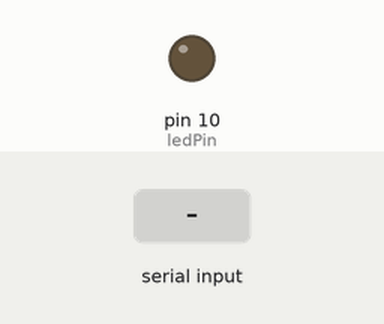
Bench run of a sketch on a simulated Arduino Uno, built with avr-gcc and run on an emulated ATmega328P. Shown: output pins drawn as LEDs (lit = HIGH). The inputs (shaded band) are chosen by the test bench.

Above: at 1.2 s.
1.3 s: "1" received over Serial
At 2.6 s:
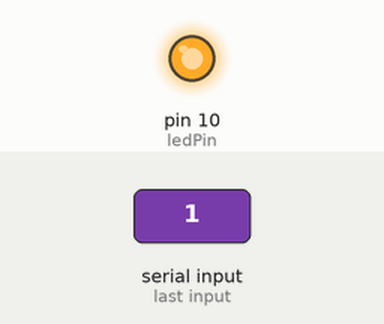
2.9 s: "2" received over Serial
At 4.0 s:
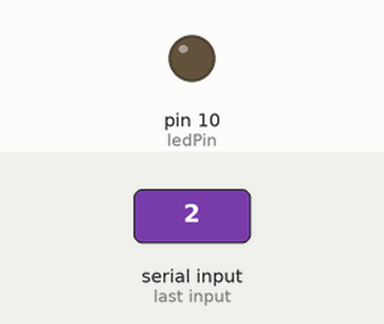
Timing chart, 0 to 5.9 s (numbered marks = the images above; inputs shaded):
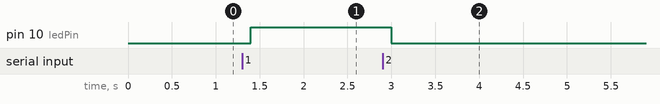

Measured:
- after the input at 1.3 s, pin 10 (ledPin): LOW → HIGH after 0.10 s
- after the input at 2.9 s, pin 10 (ledPin): HIGH → LOW after 0.10 s

The sketch:

ArduinoBluetoothLEDcontrol.ino
```cpp
/*
Project: Bluetooth LED control
Function: We are going to control red LED attached to the digital pin 10 of Arduino Uno via Blueatooth
          through the Android App (made with MIT APP inventor 2)
Credits: ACOPTEX.COM http://acoptex.com
 */

int ledPin = 10;//red LED attached to Arduino pin 10
int state;

void setup() {
  Serial.begin(9600);   // initialize serial communication at 9600 bps
  pinMode(ledPin, OUTPUT); // set the LED digital pin as an Output.

}

void loop() {

  if(Serial.available() > 0){
      state = Serial.read();}

  if (state == '1') {
      digitalWrite(ledPin, HIGH);}   // turn the red LED ON (The voltage level is HIGH)

  else if (state == '2') {
      digitalWrite(ledPin, LOW);}    // turn the LED OFF (The voltage level is LOW)

  delay(100);                     // wait for 100ms

}
```
